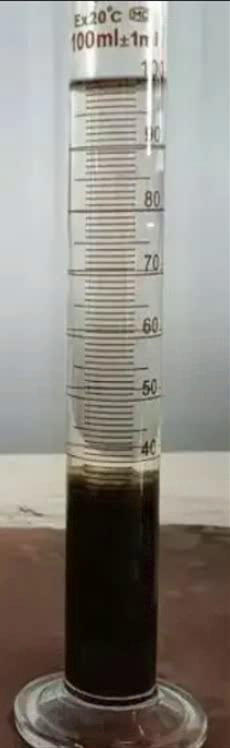
#> input picture frame 1 of lane_detection/su/data2/result.mp4, 230 x 748 px
$ python video_process.py   (older library calls are emulated)
#> lines starting #> are read from the running program, lines starting #| are printed output that depends on the picture; after the words box and inside, x2 and y2 are one past the last pixel; in counts of white or black regions, pixels touching at a corner belong together
#> further down, frame is the input picture: shape (748, 230, 3); mean B, G, R 129.2, 136.3, 140.5
"""
@Name: video_process.py
@Auth: Huohuo
@Date: 2023/6/14-11:08
@Desc:
@Ver :
code_idea
"""
import cv2
import numpy as np

# ------------------------------------
#               sobel算子
# ------------------------------------
def sobel(img, x_weight, y_weight):
    x = cv2.Sobel(img, cv2.CV_16S, 1, 0, ksize=3)
    y = cv2.Sobel(img, cv2.CV_16S, 0, 1, ksize=3)

    absX = cv2.convertScaleAbs(x)
    absY = cv2.convertScaleAbs(y)

    dst = cv2.addWeighted(absX, x_weight, absY, y_weight, 0)
    return dst

# ------------------------------------
#               形态学运算
# open = True:      开运算
# open = False:     闭运算
# ------------------------------------
def open_close(img, k_x=7, k_y=15, open=False):
    morph_kernel = np.ones((k_x, k_y), np.uint8)
    if open:
        img_erode = cv2.erode(img, morph_kernel, 1)
        img_dilate = cv2.dilate(img_erode, morph_kernel, 1)
        return img_dilate

    else:
        img_dilate = cv2.dilate(img, morph_kernel, 1)
        img_erode = cv2.erode(img_dilate, morph_kernel, 1)
        return img_erode

# ------------------------------------
#               segment
# ------------------------------------
def segment(img):
    # roi区域手动提取
    img_h, img_w, c = img.shape
#> img_h = 748; img_w = 230; c = 3
    # print(img.shape)
    # img = img[5:-5, 100:190]

    img_gray = cv2.cvtColor(img, cv2.COLOR_BGR2GRAY)
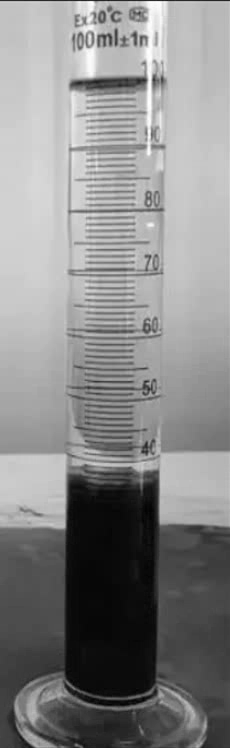
#> img_gray: shape (748, 230); min 2, max 255, mean 136.7
    # 二值化
    thresh, img_binary = cv2.threshold(img_gray, 0, 255, cv2.THRESH_BINARY + cv2.THRESH_OTSU)
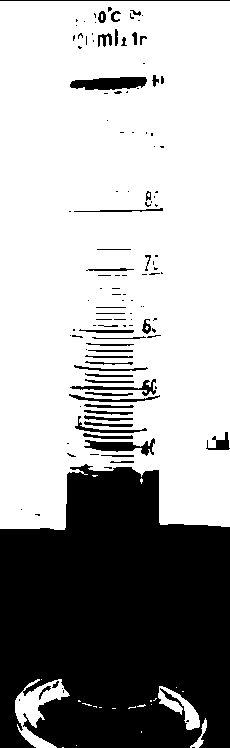
#> img_binary: shape (748, 230); 65.5% white; 126 black regions (80 under 20 px), largest, box (x1, y1, x2, y2) and area: (0, 464, 230, 748) 53592, (70, 77, 147, 90) 774, (84, 438, 155, 456) 550
#> thresh = 117

    # canny
    # img_blur = cv2.GaussianBlur(img_binary, (3, 3), 0)
    # img_blur = cv2.medianBlur(img_binary, 3, 0)
    img_blur = cv2.blur(img_binary, (3, 3))
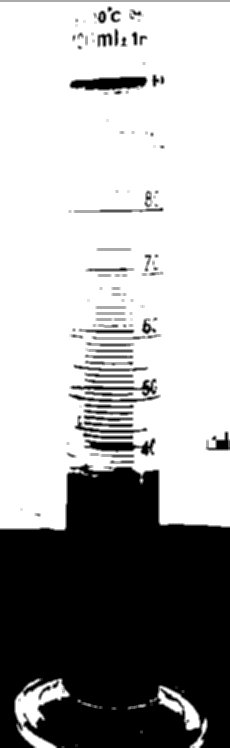
#> img_blur: shape (748, 230); min 0, max 255, mean 167.1

    # open or close
    img_open = open_close(img_blur)
#> in open_close, `img_dilate = cv2.dilate(img, morph_kernel, 1)`:
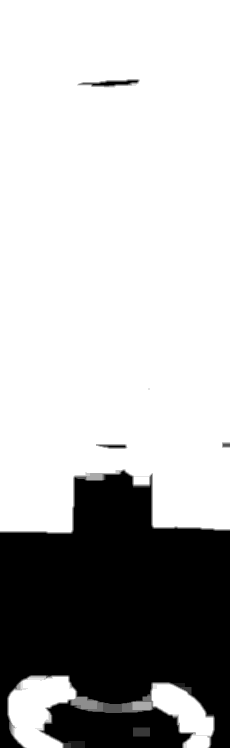
#> img_dilate: shape (748, 230); min 0, max 255, mean 183.1
#> in open_close, `img_erode = cv2.erode(img_dilate, morph_kernel, 1)`:
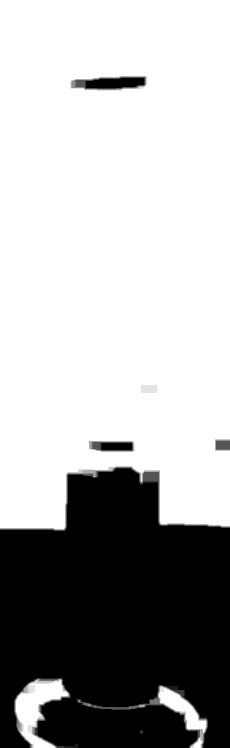
#> img_erode: shape (748, 230); min 0, max 255, mean 174.8
    cv2.imshow("img_open", img_open)

    # 边缘检测
    img_edge = cv2.Canny(img_open, 50, 150)
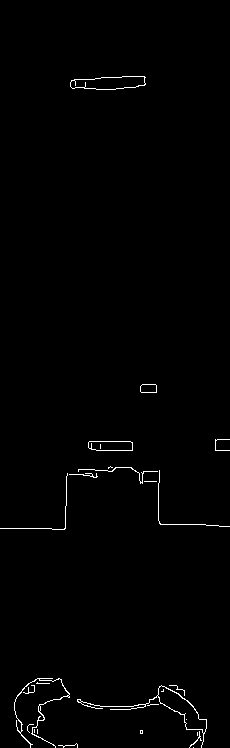
#> img_edge: shape (748, 230); 0.94% white in thin lines or dots, all inside (x1, y1, x2, y2) = (0, 76, 230, 748)
    # img_edge = sobel(img_open, 0, 1)


    return img, img_edge, img_binary


# 打开视频文件
video_path = 'data2/result.mp4'  # 视频文件路径
cap = cv2.VideoCapture(video_path)

# 检查视频文件是否成功打开
if not cap.isOpened():
    print("无法打开视频文件")
    exit()


# 读取并显示视频帧
while True:
    # 逐帧读取视频
    ret, frame = cap.read()

    # 如果成功读取帧
    if ret:

        frame, canny, cut = segment(frame)
        # 在帧上绘制帧率


        # 在窗口中显示帧
        cv2.imshow('Video Frame', frame)
        cv2.imshow('Video Canny', canny)
        cv2.imshow('Video Cut', cut)


        # 按下 'q' 键退出循环
        if cv2.waitKey(0) & 0xFF == ord('q'):
#> (key q is pressed here)
            break
    else:
        # 视频帧读取完毕或发生错误时退出循环
        break


# 释放资源并关闭窗口
cap.release()
cv2.destroyAllWindows()

$ run again, starting later in the video
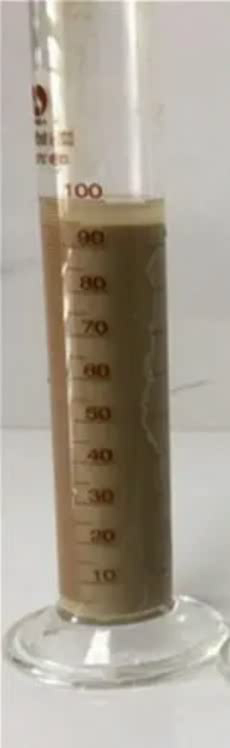
#> input picture frame 4 of lane_detection/su/data2/result.mp4, 230 x 748 px
#> frame is the input picture: shape (748, 230, 3); mean B, G, R 148.4, 161.4, 169.6
#> in segment, `thresh, img_binary = cv2.threshold(img_gray, 0, 255, cv2.THRESH_BINARY..`:
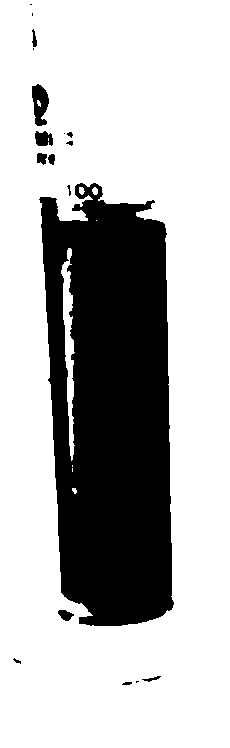
#> img_binary: shape (748, 230); 72.1% white; 18 black regions (5 under 20 px), largest, box (x1, y1, x2, y2) and area: (39, 183, 174, 626) 46872, (32, 84, 49, 126) 483, (35, 131, 53, 146) 215
#> thresh = 139
#> in segment, `img_edge = cv2.Canny(img_open, 50, 150)`:
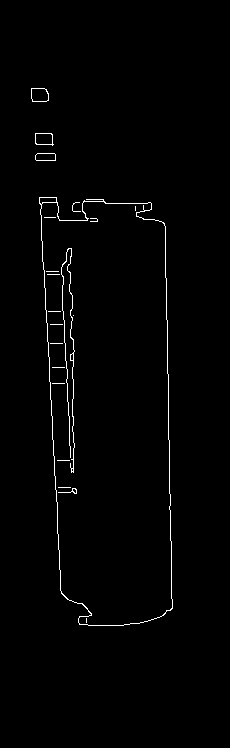
#> img_edge: shape (748, 230); 1.2% white in thin lines or dots, all inside (x1, y1, x2, y2) = (31, 88, 173, 626)

$ run again, starting later in the video
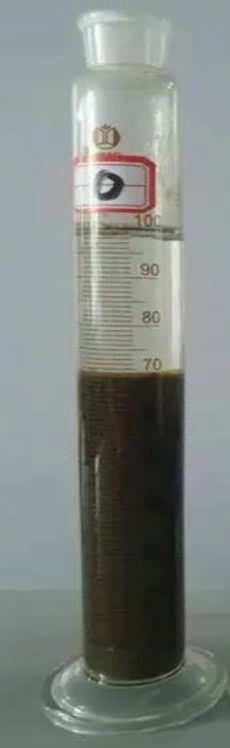
#> input picture frame 8 of lane_detection/su/data2/result.mp4, 230 x 748 px
#> frame is the input picture: shape (748, 230, 3); mean B, G, R 129.8, 135.1, 128.2
#> in segment, `thresh, img_binary = cv2.threshold(img_gray, 0, 255, cv2.THRESH_BINARY..`:
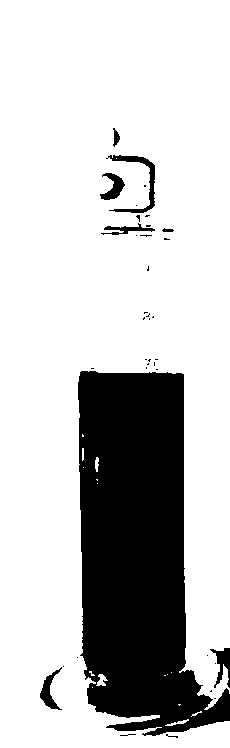
#> img_binary: shape (748, 230); 77.1% white; 38 black regions (30 under 20 px), largest, box (x1, y1, x2, y2) and area: (78, 371, 230, 736) 37316, (106, 155, 155, 213) 585, (210, 648, 230, 688) 353
#> thresh = 103
#> in segment, `img_edge = cv2.Canny(img_open, 50, 150)`:
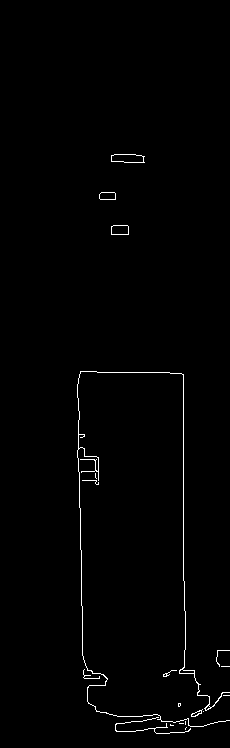
#> img_edge: shape (748, 230); 0.98% white in thin lines or dots, all inside (x1, y1, x2, y2) = (77, 154, 230, 734)
